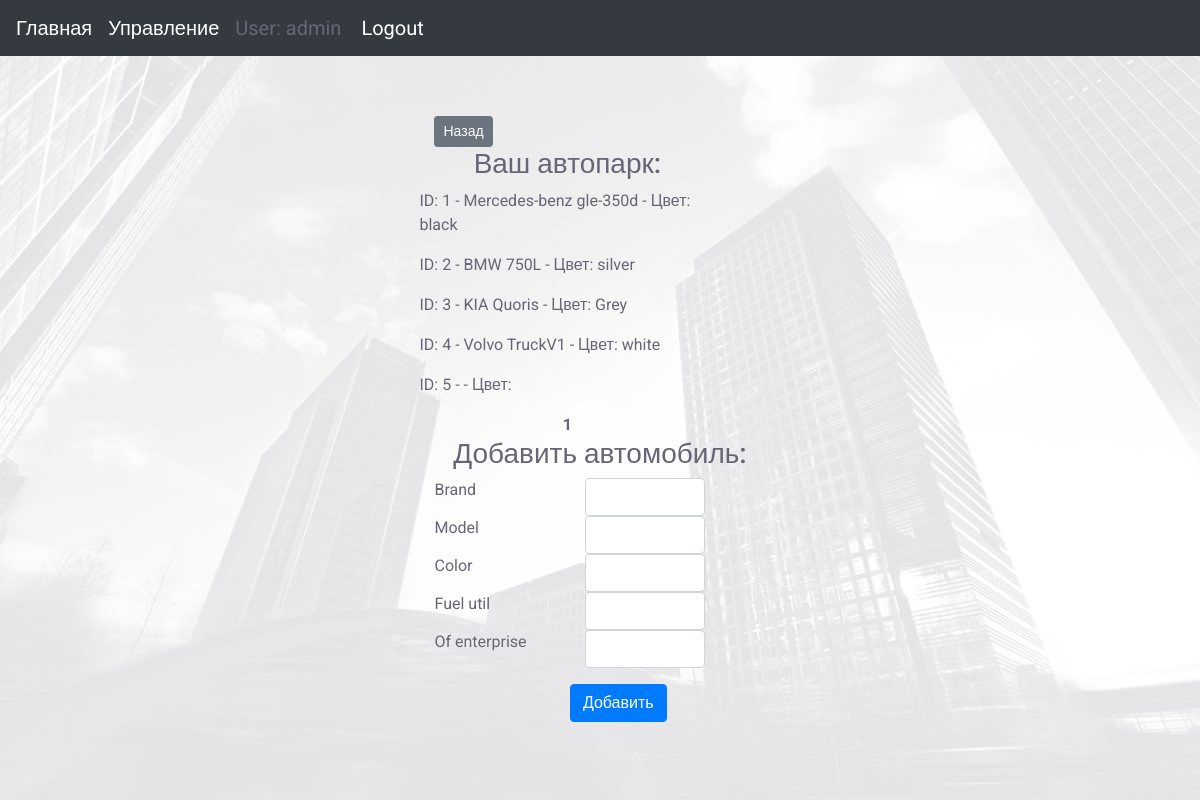
Page /api/cars/ (signed in) on the earlier database version.
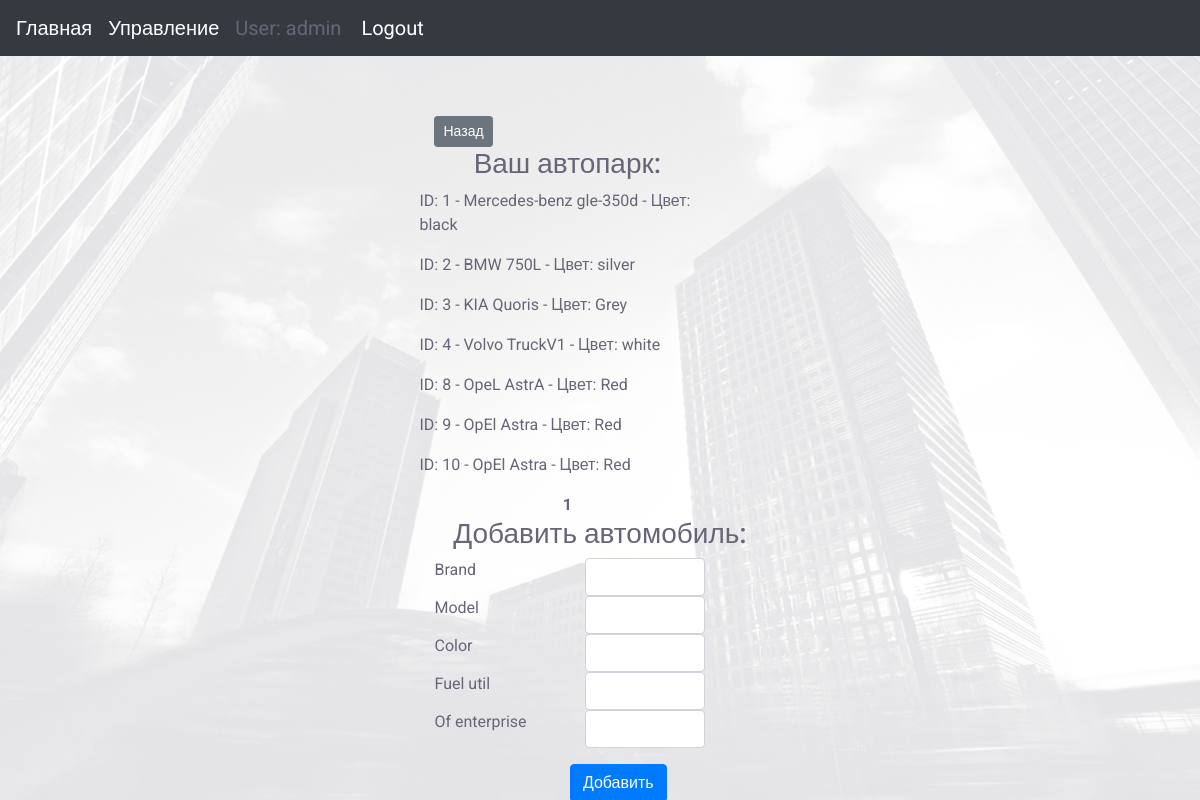
Same page on the later database version.
### carcompany_app/models.py (models this page shows, shortened)
class Car(models.Model):
    brand = models.CharField(max_length=32)
    model = models.CharField(max_length=32)
    color = models.CharField(max_length=16)
    fuel_util = models.CharField(max_length=5)
    date_assembly = models.DateField(auto_now_add=True)
    of_enterprise = models.ForeignKey('Enterprise', on_delete=models.SET_NULL, null=True)

### carcompany_app/api/views.py (the view, shortened to what this page needs)
class CarView(LoginRequiredMixin, ListCreateAPIView):
    serializer_class = CarSerializer
    pagination_class = LimitOffsetPagination
    renderer_classes = [TemplateHTMLRenderer]
    template_name = 'UIcars.html'
    def get_queryset(self):
        user_name = self.request.user.username
        list_car = Car.objects.all()
        if user_name != 'admin':
            enterprise = Enterprise.objects.get(manager__username__contains=user_name)
            list_car = Car.objects.filter(of_enterprise=enterprise)
        return list_car
    queryset = get_queryset
    def get(self, request):
        queryset = self.get_queryset()
        serializer = CarSerializer(queryset, many=True)
        paginator = Paginator(queryset, 8)
        page = request.GET.get('page')
        """
        if page is not None:
            serializer = CarSerializer(page, many=True) # сериализуем данные page
            result = self.get_paginated_response(serializer.data)
            return Response(locals())
        """
        try:
            cars = paginator.page(page)
        except PageNotAnInteger:
            cars = paginator.page(1)
        except EmptyPage:
            cars = paginator.page(paginator.num_pages)
        return Response({'result': cars})
    raise_exception = True

### templates/UIcars.html (shortened to what the changed rows need)
{% extends "base_generic.html" %}
{% block content %}
            <div class="general-container">
                    <div class="col-md-12 text-left">
                        {% for item in result %}
                            <div class="col-md-10">
                                <p>ID: {{ item.id }} - {{ item.brand }} {{ item.model }} - Цвет: {{ item.color }}  </p>
                            </div>
                        {% endfor %}
                        <div class="col-md-10 text-center">
                            {% for num in result.paginator.page_range %}
                                {% if num == result.number %}
                                    <span class="current"><b>{{ num }}</b></span>
                                {% else %}
                                    <a href="?page={{ num }}"> {{ num }}</a>
                                {% endif %}
                            {% endfor %}
                        </div>
                    </div>
            </div>
{% endblock %}

Differences in the rows shown:
removed Car: id "5"
added Car: id "8", brand "OpeL", model "AstrA", color "Red"
added Car: id "9", brand "OpEl", model "Astra", color "Red"
added Car: id "10", brand "OpEl", model "Astra", color "Red"
